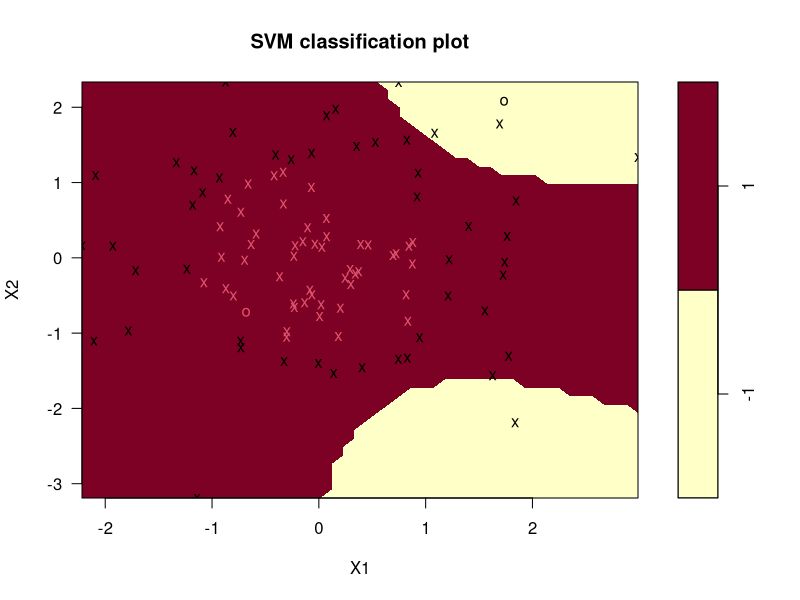
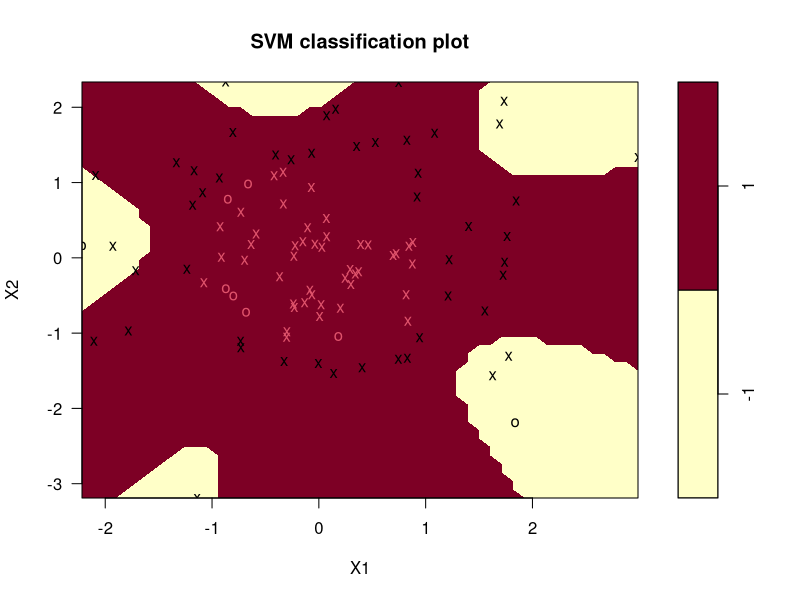
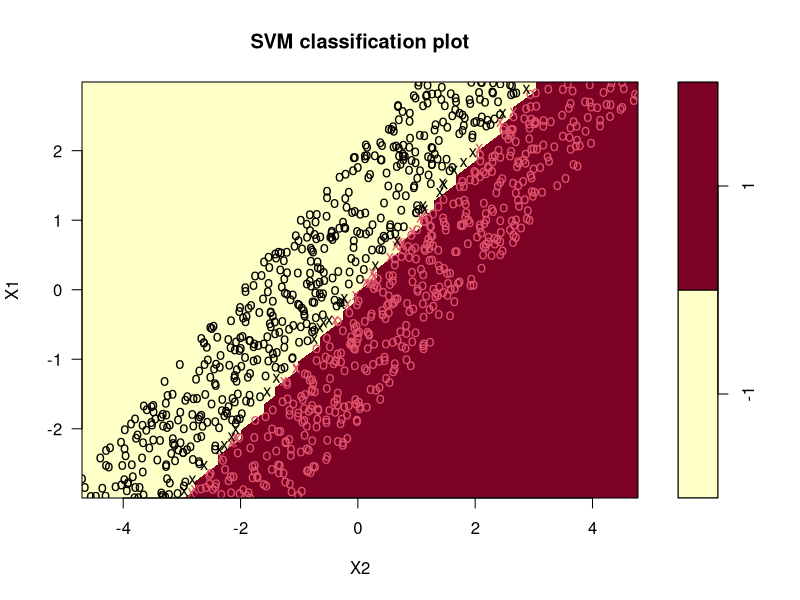

Reproduce these figures in R, in order. (Note: this script raises an error after producing the figures.)
## TP Support Vector Machines
library(e1071)
n=500
b=runif(n,min=0,max=2)
bprim=runif(n,min=-2,max=0)
x=runif(n,min=-3,max=3)
xprim=runif(n,min=-3,max=3)
x1=c(x,xprim)
x2=c(b+x,bprim+xprim)
y=c(rep(1,n),rep(-1,n))
Z=data.frame(X1=x1,X2=x2,classe=y)
Z$classe=as.factor(Z$classe)
svmlinear=svm(classe~.,data=Z,kernel="linear",cost=20)
png(file = "svmlinear.png", width = 800, height = 700)
plot(svmlinear,data=Z)
dev.off()
## vecteurs supports/indices/intercept
xi=svmlinear$SV
alphaygreci=svmlinear$coefs
beta0=svmlinear$rho
svmlinear$index
## Eq. de l'hyperplan séparateur en fonction de x 
## sum(alphaygreci*t(xi)%*%x+beta0=0)

## Prendre cost proche de l'infini pour retrouve le SVM non flexible.
## Remarque : le SVM non flexible est basé sur un faible nombre de vecteurs supports
## prédiction sur l'échantillon d'entraînement
pred=predict(svmlinear,Z)
tab=table(Predits=pred,Obs=Z$classe)
tab
## Erreur d'entraînement : 1-sum(diag(tab))/(taille de l'échantillon d'apprentissage)

## Erreur test : on prend un échantillon test Ztilde et on predit :
#pred=predict(svmlinear,Ztilde)
#tabtilde=table(Predits=pred,Obs=Ztilde$classe)
#tabtilde
#Erreur test : 1-sum(diag(tabtilde))/(taille de l'échantillon test)

## Si l'on enlève l'option sur le noyau, on utilise les SVM à noyau gaussien.
svmgauss=svm(classe~.,data=Z)

## Exercice 1 : Exemple 2
p=2
n=100
X=matrix(rnorm(n*p),nr=n)
y=2*(apply(X^2,1,sum)<sqrt(p))-1
Z=data.frame(cbind(X,y))
colnames(Z)[p+1]="classe"
colnames(Z)[1:p]=paste("X", 1:p, sep="")
Z$classe=as.factor(Z$classe)
svmex2=svm(classe~.,data=Z,kernel="polynomial")
svmex2bis=svm(classe~.,data=Z,kernel="polynomial",degree=5)
#png(file = "svmex2.png", width = 800, height = 700)
plot(svmex2,data=Z,X2~X1,slice=list(X3=mean(Z$X3)))
## Ne fonctionne pas !! Utiliser un noyau de degré pair pour ce problème
#dev.off()
#png(file = "svmex2bis.png", width = 800, height = 700)
plot(svmex2bis,data=Z,X2~X1,slice=list(X3=mean(Z$X3)))
#dev.off()
## Noyau gaussien
svmex2tri=svm(classe~.,data=Z)

## calibrage des paramètres
tune.svm(classe~., data = Z,gamma = 2^(-7:0), cost = 2^(-2:3))
## Classifieur optimal obtenu pour gamma=0.5 et cost=1)
svmopt=svm(classe~.,data=Z,gamma=0.5,cost=1)

## Erreur test pour le choix optimal
p=3
ntest=100
Xtest=matrix(rnorm(ntest*p),nr=ntest)
ytest=2*(apply(Xtest^2,1,sum)<sqrt(p))-1
Ztest=data.frame(cbind(Xtest,ytest))
colnames(Ztest)[p+1]="classe"
colnames(Ztest)[1:p]=paste("X", 1:p, sep="")
Ztest$classe=as.factor(Ztest$classe)

predtest=predict(svmopt,Ztest)
tabtest=table(Predits=predtest,Obs=Ztest$classe)
tabtest
erreurclassiftest=1-sum(diag(tabtest))/ntest
erreurclassiftest

## polynomial
## calibrage des paramètres
tune.svm(classe~., data = Z,gamma = 2^(-7:0), kernel="polynomial", degree=c(2,4,6), cost = 2^(-2:3))
## Classifieur optimal obtenu pour degree=2, gamma=0.5 et cost=1)
svmoptpoly=svm(classe~.,data=Z,kernel="polynomial",gamma=0.5,degree=2,cost=1)
predtestpoly=predict(svmoptpoly,Ztest)
tabtest=table(Predits=predtest,Obs=Ztest$classe)
tabtest
erreurclassiftestpoly=1-sum(diag(tabtest))/ntest
erreurclassiftestpoly

## Utilisation de slice (tranche) : on choisit deux variables
## et on prend une tranche en fixant les valeurs des variables restantes
## Le plus naturel est de prendre la moyenne.

## Si on
liste=liste(X3=mean(Z$X3))
for (i in 4:p){
  liste=cbind(liste,X4=mean$X4)
}
## plot(svmex2Q10,data=Z,X2~X1,slice=liste))




## Exercice 2 : IRIS

data(iris)
str(iris)
library(ggplot2)
qplot(Petal.Length,Petal.Width,data=iris,color= Species)

# IRIS et SVM

svmiris=svm(Species~.,data=iris,kernel="linear")
## Le choix par défaut est "radial", i.e. noyau gaussien
summary(svmiris)
plot(svmiris,data=iris,Petal.Width~Petal.Length,,slice=list(Sepal.Width=3,Sepal.Length=5))
print(svmiris$coefs)
## Matrice de confusion
pred=predict(svmiris,iris)
tab=table(Predits=pred,Obs=iris$Species)
tab

#Support Vector Machine
library(e1071)
svmiris=svm(Species~.,data=iris,kernel="linear")
## Le choix par défaut est "radial", i.e. noyau gaussien
summary(svmiris)
plot(svmiris,data=iris,Petal.Width~Petal.Length,,slice=list(Sepal.Width=3,Sepal.Length=5))
print(svmiris.coef_)
## Matrice de confusion
pred=predict(svmiris,iris)
tab=table(Predits=pred,Obs=iris$Species)
tab

## On peut à nouveau envisager de calibrer les paramètres de manière à minimiser l'erreur.
## On sélectionne au hasard 100 individus.
IndTrain=sample(1:150,size=100,replace=FALSE)
iristrain=iris[IndTrain,]
iristest=iris[-IndTrain,]
tune.svm(Species~.,data=iristrain,gamma=seq(0.1,2,by=0.2),cost=seq(0.1,10,by=0.4))
## choix optimal, gam=0.1,cost=4.1 (sur mon exemple)
svmoptiris=svm(Species~.,data=iristrain,gamma=0.1,cost=4.1)
predtest=predict(svmoptiris,iristest)
tab=table(Predits=predtest,Obs=iristest$Species)
tab

## Exercice 3 (proche projet)
